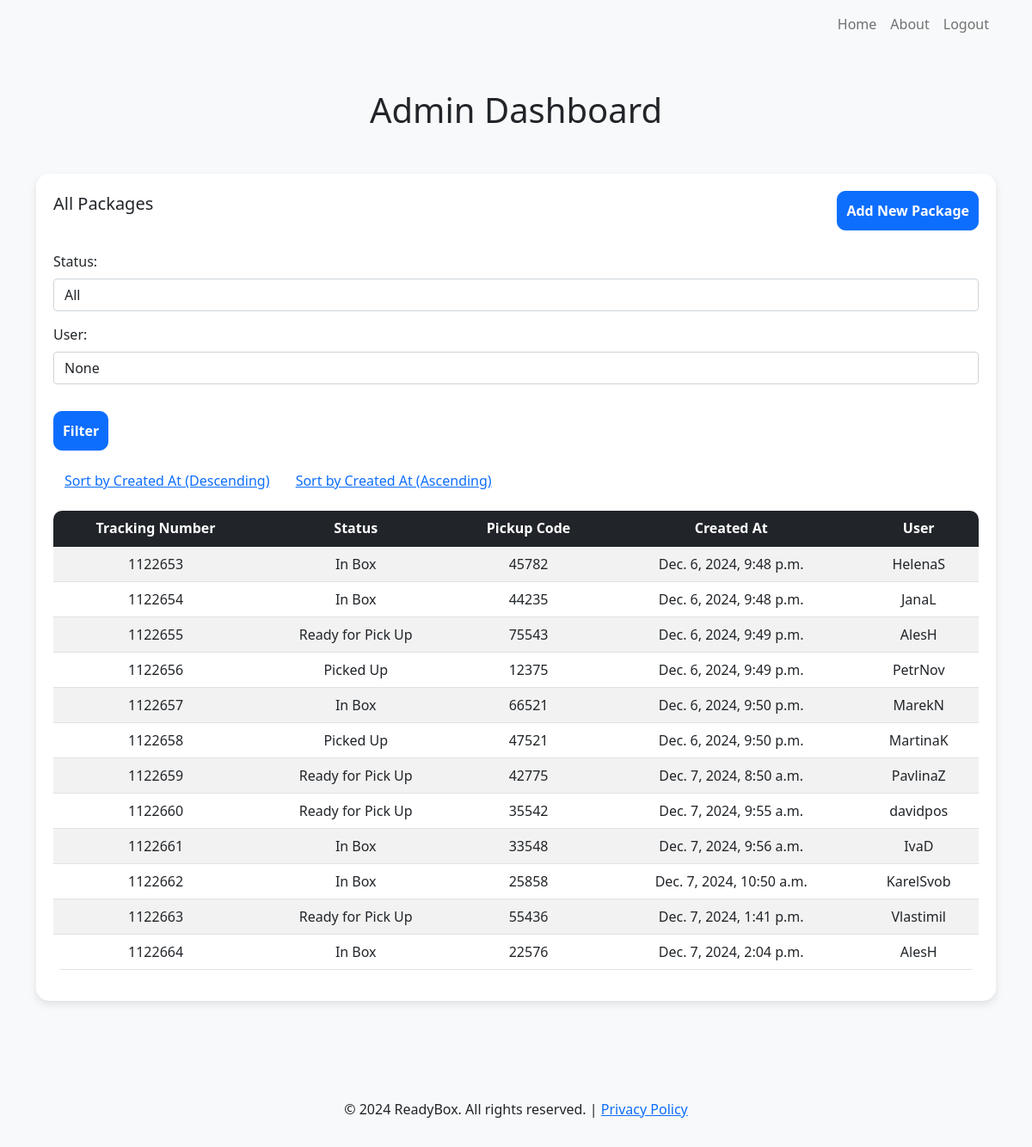
Screenshot of /admin_dashboard/?ordering=created_at (signed in) with the database file from the repository.
### tracking_api/models.py (models this page shows, shortened)
class Package(models.Model):
    STATUS_CHOICES = [
        ('in_box', 'In box'),
        ('ready_for_pickup', 'Ready for pickup'),
        ('picked_up', 'Picked up'),
    ]
    tracking_number = models.CharField(max_length=50, unique=True)
    user = models.ForeignKey(User, on_delete=models.CASCADE, related_name='packages')
    status = models.CharField(max_length=20, choices=STATUS_CHOICES, default='in_box')
    pickup_code = models.CharField(max_length=6, blank=True, null=True)
    created_at = models.DateTimeField(auto_now_add=True)

### tracking_api/views.py (the view)
# urls.py: path('admin_dashboard/', views.admin_dashboard, name='admin_dashboard'),
@login_required
@user_passes_test(lambda u: u.is_staff, login_url='login')  # Pokud uživatel není admin, bude přesměrován na přihlašovací stránku.
def admin_dashboard(request):
    ordering = request.GET.get('ordering', '-created_at')  # defaultně řadit podle created_at sestupně
    status_filter = request.GET.get('status', None)
    user_filter = request.GET.get('user', None)
    if user_filter:
        try:
            user_filter = User.objects.get(username=user_filter)
        except User.DoesNotExist:
            user_filter = None  # Pokud uživatel neexistuje, nastavíme user_filter na None
    packages = Package.objects.all()
    if status_filter:
        packages = packages.filter(status=status_filter)
    if user_filter:
        packages = packages.filter(user=user_filter)
    packages = packages.order_by(ordering)
    return render(request, 'admin_dashboard.html', {
        'packages': packages,
        'ordering': ordering,
        'status_filter': status_filter,
        'user_filter': user_filter.username if user_filter else None,  # Předáme jméno uživatele zpět
    })

### tracking_api/templates/admin_dashboard.html (shortened to what this page needs)
<!DOCTYPE html>
<html lang="en">
<head>
    <link href="https://cdn.jsdelivr.net/npm/bootstrap@5.1.3/dist/css/bootstrap.min.css" rel="stylesheet">
</head>
<body>
  <nav class="navbar navbar-expand-lg navbar-light bg-light">
    <div class="container">
        <div class="collapse navbar-collapse" id="navbarNav">
            <ul class="navbar-nav ms-auto">
                <li class="nav-item">
                    <a class="nav-link" href="/">Home</a>
                </li>
                <li class="nav-item">
                    <a class="nav-link" href="/about/">About</a>
                </li>
                <li class="nav-item">
                    <a class="nav-link" href="{% url 'logout' %}">Logout</a>
                </li>
            </ul>
        </div>
    </div>
</nav>
    <div class="container my-5">
        <h1 class="text-center mb-4">Admin Dashboard</h1>
        <div class="dashboard-card">
            <div class="d-flex justify-content-between align-items-center mb-4">
                <h3 class="h5 mb-3">All Packages</h3>
                <a href="{% url 'add_package' %}" class="btn btn-primary">Add New Package</a>
            </div>
            <div class="mb-3">
                <form method="get" class="form-inline">
                    <div class="form-group">
                        <label for="status" class="form-label">Status:</label>
                        <select name="status" id="status" class="form-control">
                            <option value="">All</option>
                        </select>
                    </div>
                    <div class="form-group">
                        <label for="user" class="form-label">User:</label>
                        <input type="text" name="user" id="user" class="form-control" value="{{ user_filter }}">
                    </div>
                    <button type="submit" class="btn btn-primary mt-3">Filter</button>
                </form>
            </div>
            <div class="mb-3">
                <a href="?ordering=-created_at" class="btn btn-link">Sort by Created At (Descending)</a>
                <a href="?ordering=created_at" class="btn btn-link">Sort by Created At (Ascending)</a>
            </div>
            <table class="table table-striped table-hover">
                <thead class="table-dark">
                    <tr>
                        <th>Tracking Number</th>
                        <th>Status</th>
                        <th>Pickup Code</th>
                        <th>Created At</th>
                        <th>User</th>
                    </tr>
                </thead>
                <tbody>
                  {% for package in packages %}
                      <tr>
                          <td>{{ package.tracking_number }}</td>
                          <td>
                              {% if package.status == 'in_box' %}
                                  In Box
                              {% elif package.status == 'ready_for_pickup' %}
                                  Ready for Pick Up
                              {% elif package.status == 'picked_up' %}
                                  Picked Up
                              {% else %}
                                  {{ package.status }}
                              {% endif %}
                          </td>
                          <td>{{ package.pickup_code }}</td>
                          <td>{{ package.created_at }}</td>
                          <td>{{ package.user.username }}</td>
                      </tr>
                  {% endfor %}
              </tbody>
            </table>
        </div>
    </div>
    <footer class="text-center py-3">
        <p>&copy; 2024 ReadyBox. All rights reserved. | <a href="{% url 'privacy_policy' %}">Privacy Policy</a></p>
    </footer>
</body>
</html>

### tracking_api/templates/admin_dashboard.html (style rules this page uses)
body { display: flex; flex-direction: column; min-height: 100vh; margin: 0; background-color: #f8f9fa; }
footer { background-color: #f8f9fa; padding: 10px 0; }
.dashboard-card { max-width: 1200px; margin: 50px auto; padding: 20px; border-radius: 15px; background-color: #fff; box-shadow: 0 4px 10px rgba(0, 0, 0, 0.1); }
.btn-primary { border-radius: 10px; padding: 10px; font-weight: bold; }
.table { border-radius: 10px; overflow: hidden; background-color: #fff; }
.table th, .table td { text-align: center; vertical-align: middle; }
.form-group { margin-bottom: 15px; }
.form-group .form-control { width: 100%; }
button[type="submit"] { margin-top: 10px; }

### rows the page displays
Package: tracking_number "1122653", status "In Box", pickup_code "45782", created_at "Dec. 6, 2024, 9:48 p.m.", user.username "HelenaS"
Package: tracking_number "1122654", status "In Box", pickup_code "44235", created_at "Dec. 6, 2024, 9:48 p.m.", user.username "JanaL"
Package: tracking_number "1122655", status "Ready for Pick Up", pickup_code "75543", created_at "Dec. 6, 2024, 9:49 p.m.", user.username "AlesH"
Package: tracking_number "1122656", status "Picked Up", pickup_code "12375", created_at "Dec. 6, 2024, 9:49 p.m.", user.username "PetrNov"
Package: tracking_number "1122657", status "In Box", pickup_code "66521", created_at "Dec. 6, 2024, 9:50 p.m.", user.username "MarekN"
Package: tracking_number "1122658", status "Picked Up", pickup_code "47521", created_at "Dec. 6, 2024, 9:50 p.m.", user.username "MartinaK"
Package: tracking_number "1122659", status "Ready for Pick Up", pickup_code "42775", created_at "Dec. 7, 2024, 8:50 a.m.", user.username "PavlinaZ"
Package: tracking_number "1122660", status "Ready for Pick Up", pickup_code "35542", created_at "Dec. 7, 2024, 9:55 a.m.", user.username "davidpos"
Package: tracking_number "1122661", status "In Box", pickup_code "33548", created_at "Dec. 7, 2024, 9:56 a.m.", user.username "IvaD"
Package: tracking_number "1122662", status "In Box", pickup_code "25858", created_at "Dec. 7, 2024, 10:50 a.m.", user.username "KarelSvob"
Package: tracking_number "1122663", status "Ready for Pick Up", pickup_code "55436", created_at "Dec. 7, 2024, 1:41 p.m.", user.username "Vlastimil"
Package: tracking_number "1122664", status "In Box", pickup_code "22576", created_at "Dec. 7, 2024, 2:04 p.m.", user.username "AlesH"
